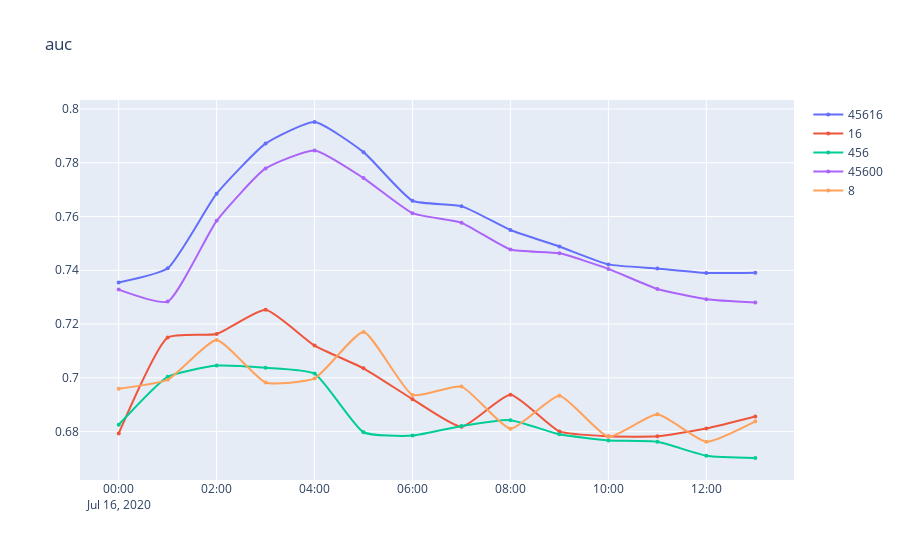
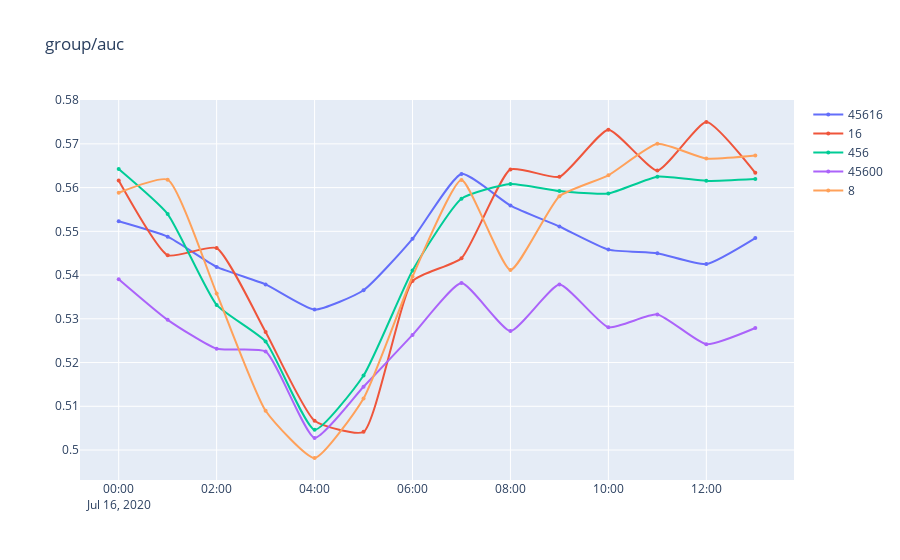
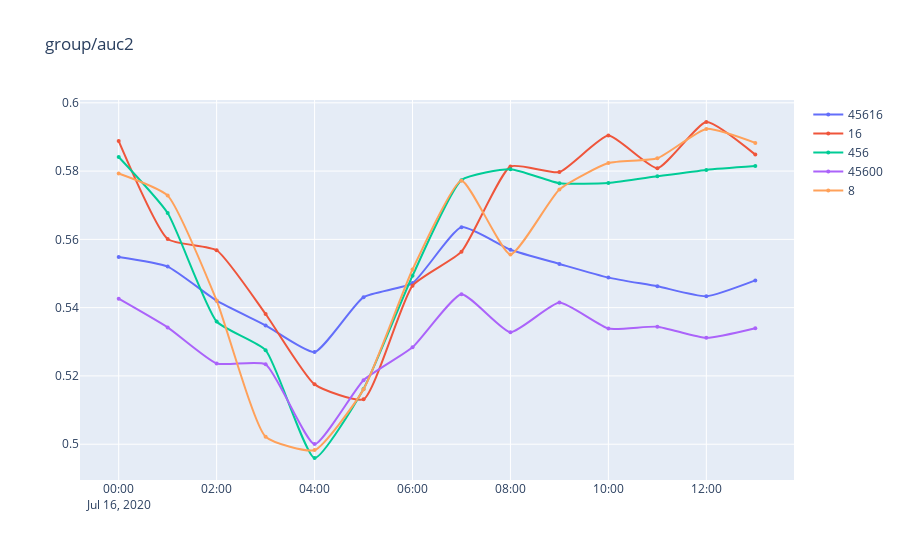
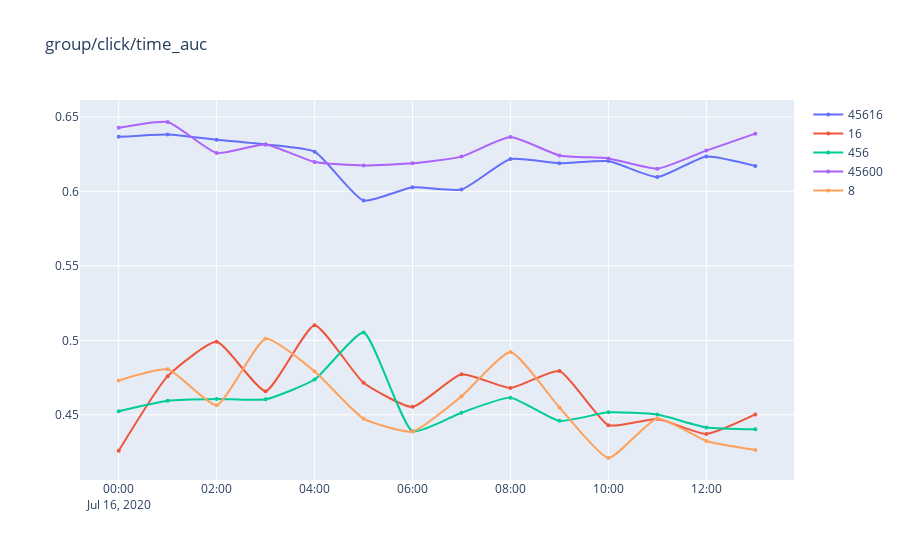

Here is the notebook cell these charts were saved with, in order:
### Code cell
gezi.line(df[df.abtest.isin(['45608', '45616', '45600', '8', '16', '456'])], x='hour',
          y=['auc', 'group/auc', 'group/auc2', 'group/click/time_auc', 
             'group/ndcg3_click', 'group/top1_click', 'stats/click_ratio',
             'cold/group/auc', 'group/click/top1_dur',
             'Click/group/auc', 
             'Dur/group/click/time_auc',
            ], color='abtest')
